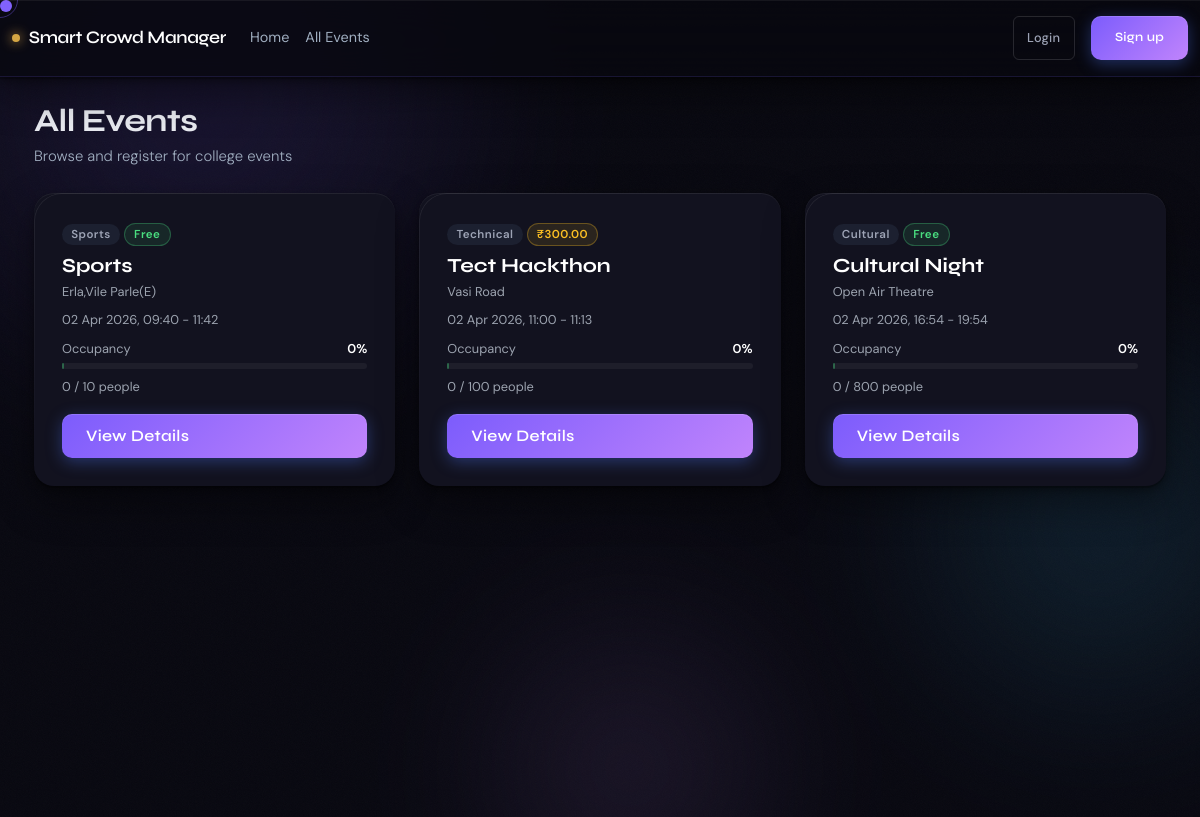
The app's page /events with its own data.
### app.py (models this page shows, shortened)
class Event(db.Model):
    id = db.Column(db.Integer, primary_key=True)
    name = db.Column(db.String(120), nullable=False)
    location = db.Column(db.String(200), nullable=False)
    start_time = db.Column(db.DateTime, nullable=False)
    end_time = db.Column(db.DateTime, nullable=False)
    max_capacity = db.Column(db.Integer, nullable=False)
    safe_threshold = db.Column(db.Float, default=0.7)  # 70%
    warning_threshold = db.Column(db.Float, default=0.9)  # 90%
    current_count = db.Column(db.Integer, default=0)
    entry_blocked = db.Column(db.Boolean, default=False)  # Admin can block entry
    host_id = db.Column(db.Integer, db.ForeignKey("user.id"), nullable=True)
    event_type = db.Column(db.String(50), default="general")  # cultural, technical, sports, seminar, convocation
    poster_filename = db.Column(db.String(255), nullable=True)
    is_paid = db.Column(db.Boolean, default=False)
    price = db.Column(db.Float, default=0.0)
    is_group_event = db.Column(db.Boolean, default=False)
    group_size = db.Column(db.Integer, default=1)  # Max members per group registration
    host = db.relationship("User", back_populates="events")
    tickets = db.relationship("Ticket", back_populates="event", lazy=True, cascade="all, delete-orphan")
    zones = db.relationship("Zone", back_populates="event", lazy=True, cascade="all, delete-orphan")
    time_slots = db.relationship("TimeSlot", back_populates="event", lazy=True, cascade="all, delete-orphan")
    gates = db.relationship("Gate", back_populates="event", lazy=True, cascade="all, delete-orphan")
    @property
    def occupancy_ratio(self) -> float:
        if self.max_capacity <= 0:
            return 0.0
        return self.current_count / self.max_capacity
    @property
    def status(self) -> str:
        if self.entry_blocked:
            return "blocked"
        ratio = self.occupancy_ratio
        if ratio < self.safe_threshold:
            return "normal"
        if ratio < self.warning_threshold:
            return "warning"
        return "critical"

### app.py (the view)
@app.route("/events")
def event_listing():
    now = datetime.now()
    events = Event.query.filter(Event.end_time >= now).order_by(Event.start_time.asc()).all()
    return render_template("event_listing.html", events=events, now=now)

### app.py (called while the page is built)
@app.context_processor
def inject_now():
    return {"now": datetime.now()}

### templates/event_listing.html (shortened to what this page needs)
{% extends "base.html" %}
{% block content %}
<div class="mb-4 page-header reveal">
  <h1 class="h3 mb-1 fw-bold" style="font-family: 'Syne', sans-serif;">All Events</h1>
  <p class="text-muted mb-0">Browse and register for college events</p>
</div>
<div class="row g-4 reveal reveal-delay-1">
  {% for event in events %}
  <div class="col-md-6 col-lg-4">
    <div class="card shadow-sm h-100 border-0">
      <div class="card-body d-flex flex-column">
        <div class="mb-2">
          <span class="badge bg-secondary mb-2">{{ event.event_type|capitalize }}</span>
          <span class="badge {% if event.is_paid %}bg-warning text-dark{% else %}bg-success{% endif %} mb-2">
            {% if event.is_paid %}₹{{ "%.2f"|format(event.price) }}{% else %}Free{% endif %}
          </span>
          <h3 class="h5 mb-1 fw-bold text-white" style="font-family: 'Syne', sans-serif;">{{ event.name }}</h3>
          <p class="text-muted small mb-2">{{ event.location }}</p>
          <p class="small text-muted mb-0">
            {{ event.start_time.strftime('%d %b %Y, %H:%M') }} - {{ event.end_time.strftime('%H:%M') }}
          </p>
        </div>
        <div class="mt-auto">
          <div class="mb-3">
            <div class="d-flex justify-content-between small mb-1">
              <span class="text-muted">Occupancy</span>
              <span class="fw-semibold text-white">{{ (event.occupancy_ratio * 100) | round(0) | int }}%</span>
            </div>
            <div class="progress" style="height: 6px;">
              <div class="progress-bar status-{{ event.status }}" style="width: {{ (event.occupancy_ratio * 100) | round(0) | int }}%;"></div>
            </div>
            <div class="small text-muted mt-2">
              {{ event.current_count }} / {{ event.max_capacity }} people
            </div>
          </div>
          <div class="d-grid mt-3">
            <div class="d-flex gap-2">
              <a href="{{ url_for('event_detail', event_id=event.id) }}" class="btn btn-primary flex-grow-1 py-2">
                View Details
              </a>
            </div>
          </div>
        </div>
      </div>
    </div>
  </div>
  {% endfor %}
</div>
{% endblock %}

### static/css/style.css (style rules this page uses)
body { margin: 0; font-family: system-ui, -apple-system, BlinkMacSystemFont, "Segoe UI", sans-serif; background: radial-gradient(circle at top left, #0f172a, #020617 55%, #020617); color: #0f172a; }
.page-header { color: #e5e7eb; }
.page-header h1 { font-weight: 650; }
.page-header p { color: #9ca3af; }
.card { border-radius: 1rem; border: 1px solid rgba(148, 163, 184, 0.25); background: radial-gradient(circle at top left, rgba(148, 163, 184, 0.18), rgba(15, 23, 42, 0.96)); color: #e5e7eb; box-shadow: 0 18px 45px rgba(15, 23, 42, 0.65); backdrop-filter: blur(16px); }
.card-body { padding: 1.4rem 1.5rem; }
.card h2, .card h3, .card h4, .card h5 { color: #f9fafb; }
.status-normal { background-color: #22c55e !important; }
.card .text-muted { color: #9ca3af !important; }
.btn-primary { background: linear-gradient(135deg, #2563eb, #4f46e5); border: none; box-shadow: 0 10px 25px rgba(37, 99, 235, 0.45); }
.shadow-sm { box-shadow: 0 18px 45px rgba(15, 23, 42, 0.6) !important; }

### templates/base.html (style rules this page uses)
:root { --bg: #080810; --surface: #0e0e1a; --card: #12121f; --border: rgba(120,100,255,0.15); --accent: #7c5cfc; --accent2: #c084fc; --accent3: #38bdf8; --text: #ffffff; --muted: #a0aec0; --glow: rgba(124,92,252,0.4); --primary-color: var(--accent); --secondary-color: var(--accent2); --accent-color: var(--accent3); --success-color: #4caf50; --warning-color: #ff9800; --danger-color: #f44336; --bg-light: var(--bg); --text-dark: var(--text); }
body { background: var(--bg); color: var(--text); font-family: 'DM Sans', sans-serif; overflow-x: hidden; min-height: 100vh; cursor: none; }
.card { background: var(--card); border: 1px solid var(--border); border-radius: 20px; color: var(--text) !important; box-shadow: 0 16px 40px rgba(0,0,0,0.4); transition: transform 0.3s cubic-bezier(0.16,1,0.3,1), border-color 0.3s; }
.btn-primary { background: linear-gradient(135deg, var(--accent), var(--accent2)); border: none; border-radius: 10px; font-family: 'Syne', sans-serif; font-weight: 600; padding: 0.6rem 1.5rem; color: #fff !important; transition: transform 0.2s, box-shadow 0.2s; }
.text-muted { color: var(--muted) !important; }
.text-white { color: #ffffff !important; }
.badge { border-radius: 100px; padding: 0.4em 0.8em; font-weight: 600; }
.status-normal, .bg-success { background: rgba(74,222,128,0.1) !important; color: #4ade80 !important; border: 1px solid rgba(74,222,128,0.3); }
.status-warning, .bg-warning { background: rgba(251,191,36,0.1) !important; color: #fbbf24 !important; border: 1px solid rgba(251,191,36,0.3); }
.progress { background: rgba(255,255,255,0.05); border-radius: 100px; height: 8px; }
.progress-bar { border-radius: 100px; }
.btn, .nav-link, .dropdown-item { min-height: 44px; display: flex; align-items: center; }

### records on screen
Event: event_type "Sports", is_paid "Free", name "Sports", location "Erla,Vile Parle(E)", start_time "02 Apr 2026, 09:40", end_time "11:42", (event.occupancy_ratio*100)|round(0)|int "0", entry_blocked False (drawn), current_count "0", max_capacity "10"
Event: event_type "Technical", price "300.00", name "Tect Hackthon", location "Vasi Road", start_time "02 Apr 2026, 11:00", end_time "11:13", (event.occupancy_ratio*100)|round(0)|int "0", entry_blocked False (drawn), current_count "0", max_capacity "100"
Event: event_type "Cultural", is_paid "Free", name "Cultural Night", location "Open Air Theatre", start_time "02 Apr 2026, 16:54", end_time "19:54", (event.occupancy_ratio*100)|round(0)|int "0", entry_blocked False (drawn), current_count "0", max_capacity "800"
